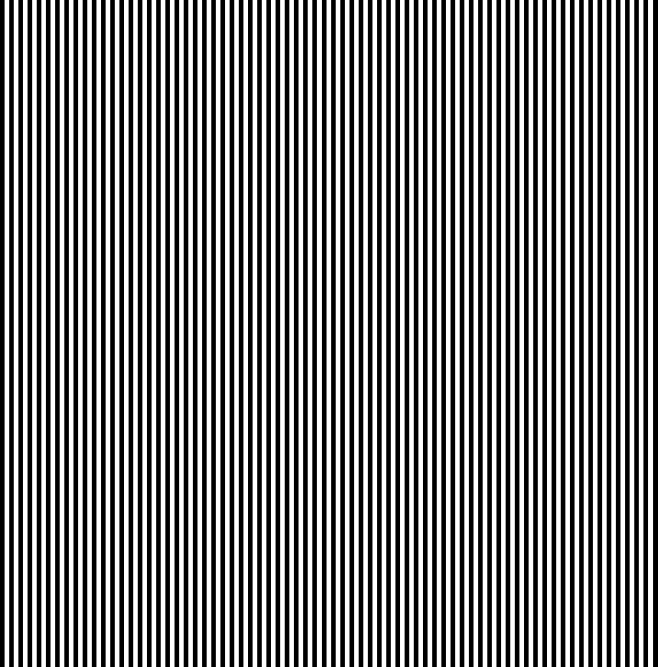
#> input picture images/verticalLines/black.png, 1973 x 2000 px (shown at 1/3 size); the run also reads 3 pictures not shown here
$ python nft_gen.py
#> lines starting #> are read from the running program, lines starting #| are printed output that depends on the picture; pictures that were not available may be replaced by others from this repository, and a replacement may not be noted
import os
from PIL import Image, ImageFont, ImageDraw, ImageOps, ImageChops

SIZE = 2000

def getFileNamesInDirectory(dirName):
    path = 'images/' + dirName
    files = os.listdir(path)
    return files

backdrops = getFileNamesInDirectory("backdrop")
individuals = getFileNamesInDirectory("individual")
verticalLines = getFileNamesInDirectory("verticalLines")
#> in generateParcel3, `background_img = Image.open("images/backdrop/white.png").convert("RGBA")`: background_img: PIL image 2001x2000 RGBA; every value is 255
#> in generateParcel3, verticalLine_img is the input picture: PIL image 1973x2000 RGBA; mean R, G, B, A 0, 0, 0, 128.3

def addIndividual(im1, im2):
    dst = Image.new('RGBA', (im1.width, im1.height))
    dst.paste(im1, (0, 0))
    dst.paste(im2, (840, 1450), im2)
    return dst


def addVerticalLines(im1, im2):
    dst = Image.new('RGBA', (im1.width, im1.height))
#> dst: PIL image 2001x2000 RGBA; every value is 0
    dst.paste(im1, (0, 0))
    im2 = im2.resize((SIZE, SIZE))
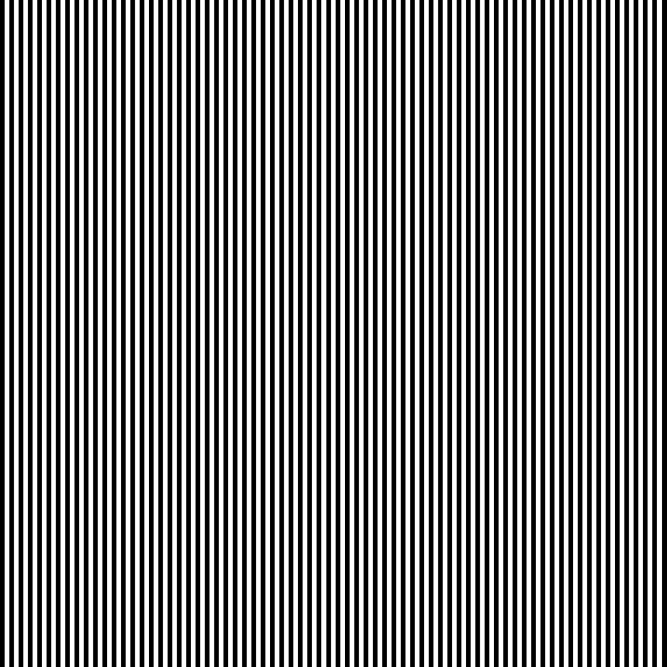
#> im2: PIL image 2000x2000 RGBA (shown at 1/3 size); mean R, G, B, A 0, 0, 0, 128.3; transparent parts drawn white
    dst.paste(im2, (0, 0), im2)
    return dst


def addText(im1, color, text, left, long, parallel, xor_f = False):
    # result w, h
#> called with color = (255, 255, 255), text = '7893456', left = True, long = True, parallel = True, xor_f = False
    WIDTH_PER_LETTER = 65
    width = len(text) * WIDTH_PER_LETTER
    gap = width
    height = SIZE if long else int(SIZE/4)

    # get text size
    font = ImageFont.truetype("Retro Gaming.ttf", 400)
    w, h = font.getsize(text)
    rh = int(h * 0.73)

    # text -> image
    num_image = Image.new("RGBA", (w, rh), color=None)
#> num_image: PIL image 1782x275 RGBA; every value is 0
    draw = ImageDraw.Draw(num_image)
    draw.text((0, rh-h), text=text, fill=color, font=font)
    num_image = num_image.resize((width, height))
#> num_image: PIL image 455x2000 RGBA

	# past 1
    num_image1 = Image.new('RGBA', (SIZE, SIZE))
#> num_image1: PIL image 2000x2000 RGBA; every value is 0
    if not parallel:
        num_image1.paste(num_image, (int(SIZE/2) - int(width/2), int(SIZE/2)- int(height/2)))
    else:
        num_image1.paste(num_image, (int(SIZE/2) - width - int(gap/2), int(SIZE/2)- int(height/2)))
        num_image1.paste(num_image, (int(SIZE/2) + int(gap/2), int(SIZE/2)- int(height/2)))

    # rotate
    rotate = 45 if left else -45
    num_image1 = num_image1.rotate(rotate)

    # paste 2
    if xor_f:
        im3 = ImageChops.logical_xor(im1.convert("1"), num_image1.convert("1"))
        return im3
    else:
        im1.paste(num_image1, (0, 0), num_image1)
        return im1


def generateParcel1(individual, text):
    background_img = Image.open("images/backdrop/white.png").convert("RGBA")
    individual_img = Image.open('images/individual/' + individual).convert("RGBA")
    verticalLine_img = Image.open('images/verticalLines/black.png').convert("RGBA")

    step1 = addIndividual(background_img, individual_img)
    step2 = addVerticalLines(step1, verticalLine_img)
    step3 = addText(step2, (0,0,0), text,left= True, long = True, parallel = False)
    step4 = addText(step3, (0,0,0), text,left= False, long = True, parallel = False)

    return step4

def generateParcel2(individual, text):
    background_img = Image.open("images/backdrop/white.png").convert("RGBA")
    individual_img = Image.open('images/individual/' + individual).convert("RGBA")
    verticalLine_img = Image.open('images/verticalLines/black.png').convert("RGBA")

    step1 = addIndividual(background_img, individual_img)
    step2 = addVerticalLines(step1, verticalLine_img)
    step3 = addText(step2, (0,0,0), text,left= True, long = True, parallel = False)
    step4 = addText(step3, (255,255,255), text,left= False, long = False, parallel = False, xor_f=True)

    return step4

def generateParcel3( text):
    background_img = Image.open("images/backdrop/white.png").convert("RGBA")
    verticalLine_img = Image.open('images/verticalLines/black.png').convert("RGBA")

    ret = addVerticalLines(background_img, verticalLine_img)
    ret = addText(ret, (255,255,255), text,left= True, long = True, parallel = True)
    ret = addText(ret, (0,0,0), text,left= False, long = True, parallel = True)
#> call 2 of addText, with color = (0, 0, 0), text = '7893456', left = False, long = True, parallel = True, xor_f = False
#> in addText (call 2), `num_image = num_image.resize((width, height))`:
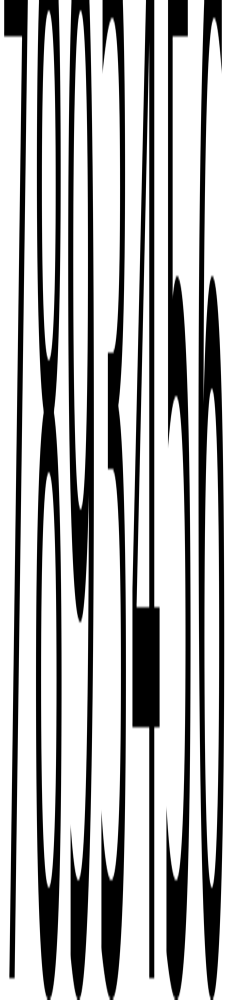
#> num_image: PIL image 455x2000 RGBA (shown at 1/2 size); mean R, G, B, A 0, 0, 0, 76.8; transparent parts drawn white

    ret = addText(ret, (0,0,0), text,left= True, long = True, parallel = False)
    ret = addText(ret, (255,255,255), text,left= False, long = True, parallel = False)
#> call 4 of addText, with color = (255, 255, 255), text = '7893456', left = False, long = True, parallel = False, xor_f = False
#> in addText (call 4), `im1.paste(num_image1, (0, 0), num_image1)`:
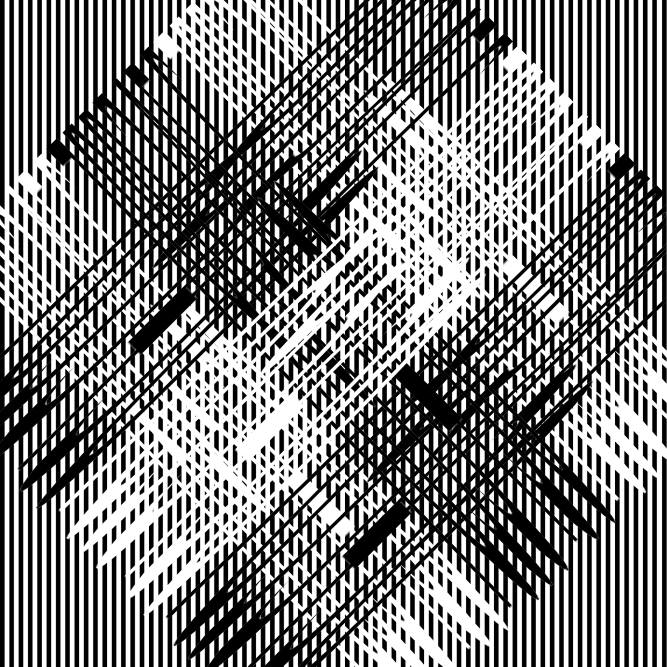
#> im1: PIL image 2001x2000 RGBA (shown at 1/3 size); mean R, G, B, A 125.7, 125.7, 125.7, 249.3; transparent parts drawn white

    return ret
def generateParcel4( individual,text):
#> called with individual = 'backleft_white.png', text = '7893456'
    background_img = Image.open("images/backdrop/white.png").convert("RGBA")
    individual_img = Image.open('images/individual/' + individual).convert("RGBA")
    verticalLine_img = Image.open('images/diagonallines_black.png').convert("RGBA")
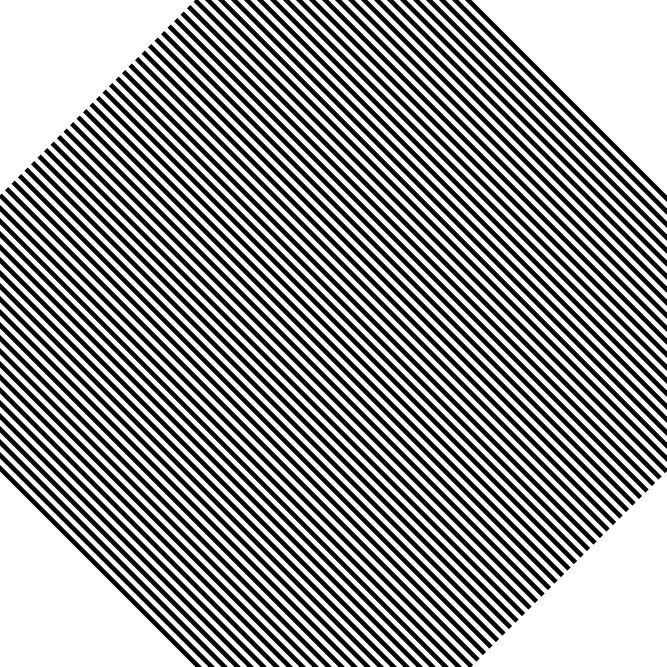
#> input picture images/diagonallines_black.png, 2000 x 2000 px (shown at 1/3 size)
#> verticalLine_img is the input picture: PIL image 2000x2000 RGBA; mean R, G, B, A 0, 0, 0, 105.9
    backright_img = Image.open('images/backright_white.png').convert("RGBA")
    backleft_img = Image.open('images/backleft_white.png').convert("RGBA")
    ret = addIndividual(background_img, individual_img)
    ret = addVerticalLines(ret, verticalLine_img)

    ret = addVerticalLines(ret, backright_img)
    ret = addVerticalLines(ret, backleft_img)
#> in addVerticalLines (call 4), `dst.paste(im2, (0, 0), im2)`:
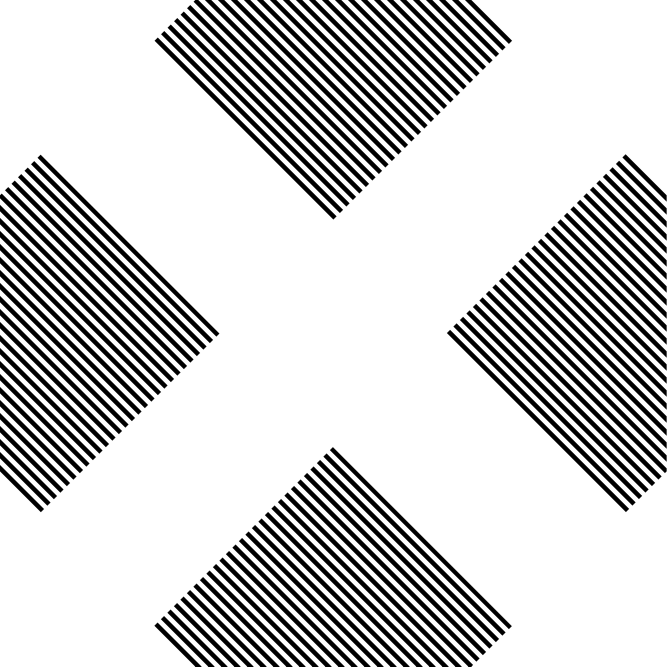
#> dst: PIL image 2001x2000 RGBA (shown at 1/3 size); mean R, G, B, A 202.8, 202.8, 202.8, 253.6; transparent parts drawn white

    ret = addText(ret, (0,0,0), text,left= True, long = True, parallel = False)
    ret = addText(ret, (0,0,0), text,left= False, long = True, parallel = False)
#> in addText (call 6), `num_image1 = num_image1.rotate(rotate)`:
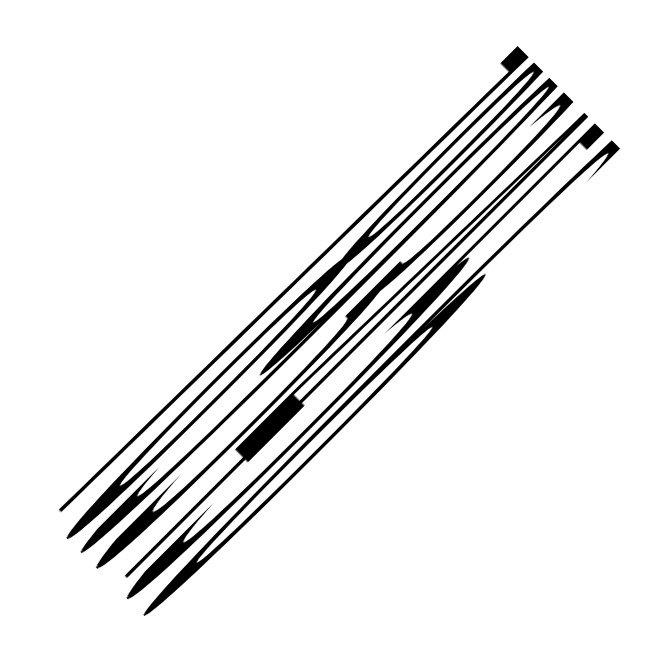
#> num_image1: PIL image 2000x2000 RGBA (shown at 1/3 size); mean R, G, B, A 0, 0, 0, 17.5; transparent parts drawn white
#> in addText (call 6), `im1.paste(num_image1, (0, 0), num_image1)`:
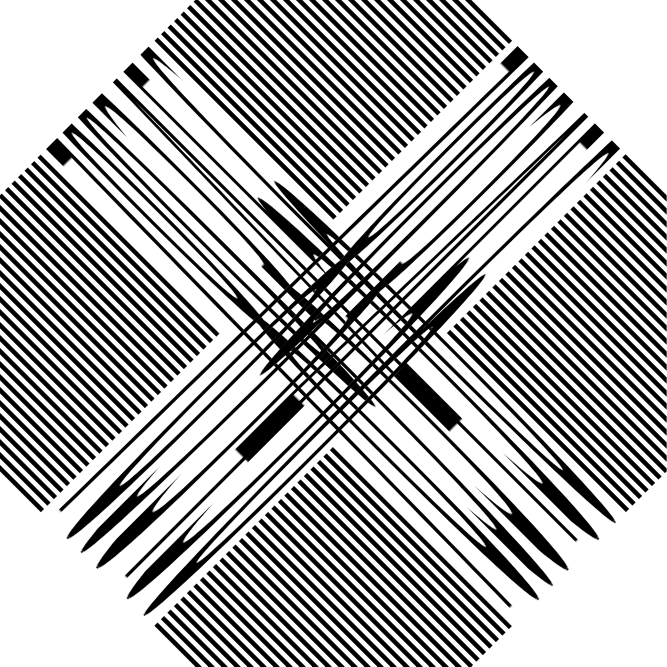
#> im1: PIL image 2001x2000 RGBA (shown at 1/3 size); mean R, G, B, A 169.2, 169.2, 169.2, 252.6; transparent parts drawn white

    return ret

def main():
    index = 0
    # [25 lines of commented-out code are left out]
    result = generateParcel3( "7893456")
    # save
    result.save("output/parcel3/" + str(index) + ".png", "PNG")
    # verbose
    print("Generated {}th item".format(index))
    # increase index
    index = index + 1

    # generate parcel 4
    for individual in individuals:
        if "black" in individual:
            continue
        result = generateParcel4(individual, "7893456")
        # save
        result.save("output/parcel4/" + str(index) + ".png", "PNG")
        # verbose
        print("Generated {}th item".format(index))
        # increase index
        index = index + 1


if __name__ == '__main__':
    main()
